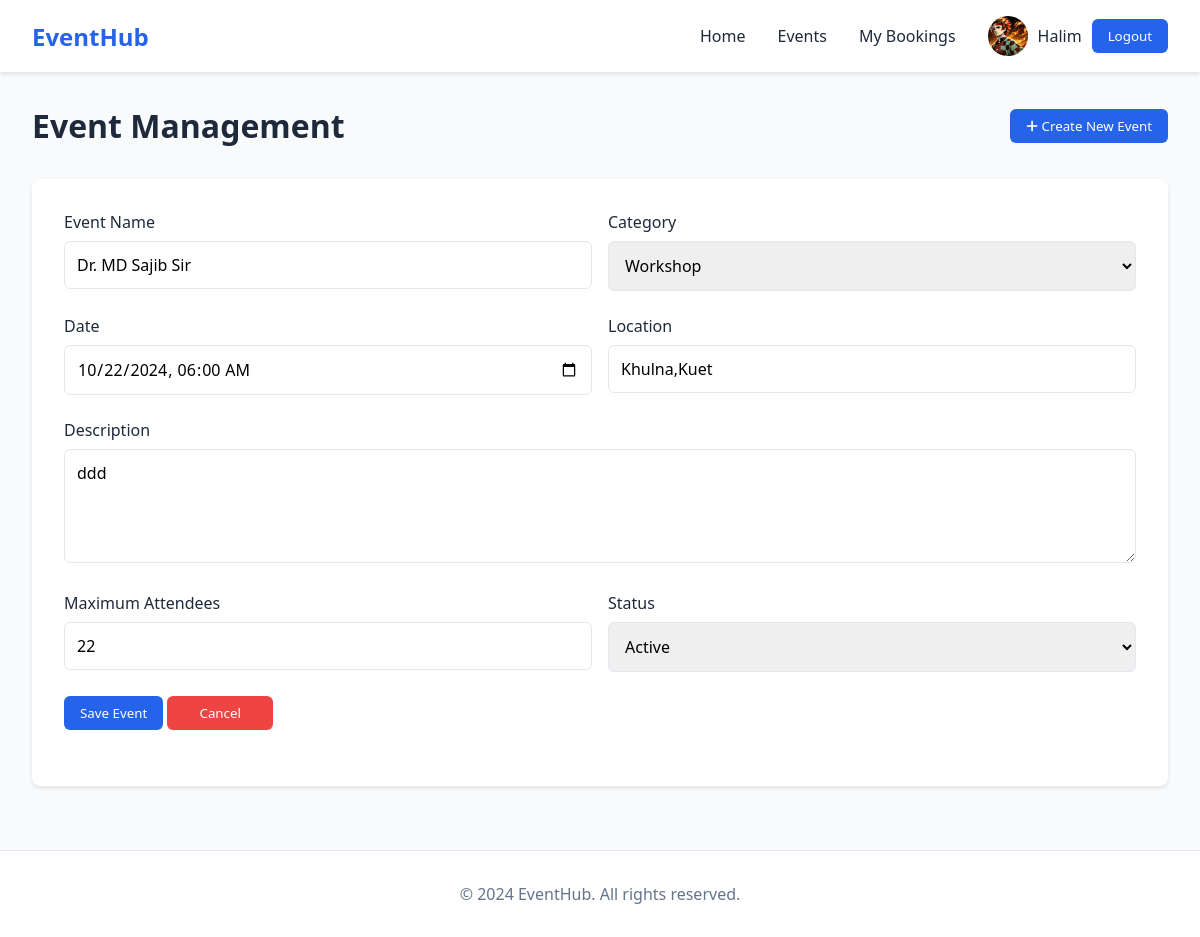
/events/update/10/ (signed in), run on the app's committed database.
### users/models.py (models this page shows, shortened)
class Profile(models.Model):
    user = models.OneToOneField(User, on_delete=models.CASCADE)
    phone = models.CharField(max_length=12, validators=[MinLengthValidator(9)], blank=True, null=True)
    location = models.CharField(max_length=20, blank=True, null=True)
    image = models.ImageField(upload_to='profile_picture/',blank=True,null=True)
    uploaded_at = models.DateTimeField(auto_now_add=True)

### events/models.py (models this page shows)
class Event(models.Model):
    name = models.CharField(max_length=200)
    category = models.CharField(max_length=50, choices=[('conference', 'Conference'), ('concert', 'Concert'), ('workshop', 'Workshop'), ('sports', 'Sports')])
    date = models.DateTimeField()
    location = models.CharField(max_length=200)
    description = models.TextField()
    max_attendees = models.PositiveIntegerField()
    status = models.CharField(max_length=20, choices=[('active', 'Active'), ('draft', 'Draft')])
    created_by = models.ForeignKey(User, on_delete=models.CASCADE, related_name='events')
    def __str__(self):
        return self.name

### events/views.py (the view)
# urls.py: path('update/<int:event_id>/', views.update_event, name='update_event'),
def update_event(request, event_id):
    events=Event.objects.all()
    for event in events:
        print(event.id,event.name,event.created_by,request.user)
    event = get_object_or_404(Event, id=event_id)
    print(event)
    print(event.id,event.name,event.created_by,request.user)
    if request.method == 'POST':
        form = EventForm(request.POST, instance=event)
        if form.is_valid():
            form.save()
            messages.success(request, 'Event updated successfully.')
            return redirect('event_list')
    else:
        form = EventForm(instance=event)
    return render(request, 'events/edit_event.html', {'form': form})

### events/templates/events/edit_event.html (shortened to what this page needs)
{% extends "base.html" %}
{% load static %}
{% block style %}
  <link rel="stylesheet" href="{% static 'event/css/edit_event.css' %}">
{% endblock style %}
{% block content %}
<main class="main-container">
    <div class="page-header">
        <h1>Event Management</h1>
        <button class="btn btn-primary" id="createEventBtn">
            <i class="fas fa-plus"></i> Create New Event
        </button>
    </div>
    <form class="event-form" id="eventForm" method="post">
        <div class="form-row">
            <div class="form-group">
                <label for="eventName">Event Name</label>
                {{ form.name }}
            </div>
            <div class="form-group">
                <label for="eventCategory">Category</label>
                {{ form.category }}
            </div>
        </div>
        <div class="form-row">
            <div class="form-group">
                <label for="eventDate">Date</label>
                {{ form.date }}
            </div>
            <div class="form-group">
                <label for="eventLocation">Location</label>
                {{ form.location }}
            </div>
        </div>
        <div class="form-group">
            <label for="eventDescription">Description</label>
            {{ form.description }}
        </div>
        <div class="form-row">
            <div class="form-group">
                <label for="maxAttendees">Maximum Attendees</label>
                {{ form.max_attendees }}
            </div>
            <div class="form-group">
                <label for="eventStatus">Status</label>
                {{ form.status }}
            </div>
        </div>
        <div class="form-group">
            <form action="" method="post">
                <button type="submit" class="btn btn-primary">Save Event</button>
            </form>
            <button class="btn btn-danger">
                <a style="text-decoration: none;" href="{% url 'event_list' %}" class="btn btn-danger">
                    Cancel
                </a>
            </button>
        </div>
    </form>
</main>
{% endblock content %}

### templates/base.html (shortened to what this page needs)
{% load static %}
<!DOCTYPE html>
<html lang="en">
<head>
    <link href="https://cdnjs.cloudflare.com/ajax/libs/font-awesome/6.0.0/css/all.min.css" rel="stylesheet">
    <link rel="stylesheet" href="{% static 'css/base.css' %}">
    {% block style %}{% endblock style %}
</head>
<body>
    <nav class="navbar">
        <div class="nav-content">
            <a href="#" class="logo">EventHub</a>
            <div class="nav-links">
                <a href="{% url 'users:home' %}">Home</a>
                <a href="{% url 'event_list' %}">Events</a>
                <a href="#">My Bookings</a>
                {% if request.user.is_authenticated %}
                <a href="{% url 'users:profile' request.user.id %}">
                    <div class="user-info">
                        <img src="{% if user.profile and user.profile.image %}{{ user.profile.image.url }}{% else %}{% static 'default_images/default.png' %}{% endif %}"
                            alt="Profile Image" class="profile-img">
                        <span>{{ request.user.username }}</span>
                        <button class="btn btn-primary" onclick="window.location.href='{% url 'users:logout' %}'">
                            Logout
                        </button>
                    </div>
                </a>
                {% else %}
                <a href="{% url 'users:login' %}" class="btn btn-primary">Login</a>
                {% endif %}
            </div>
        </div>
    </nav>
    <div class="container">
        {% block content %}{% endblock %}
    </div>
    <footer>
        <div class="footer-content">
            <p>&copy; 2024 EventHub. All rights reserved.</p>
        </div>
    </footer>
</body>
</html>

### static/css/base.css (style rules this page uses)
:root { --primary: #2563eb; --secondary: #4f46e5; --accent: #818cf8; --background: #f8fafc; --text: #1e293b; }
* { margin: 0; padding: 0; box-sizing: border-box; font-family: 'Segoe UI', system-ui, sans-serif; }
body { background-color: var(--background); color: var(--text); }
.navbar { background: white; box-shadow: 0 2px 4px rgba(0,0,0,0.1); padding: 1rem 2rem; position: sticky; top: 0; z-index: 1000; }
.nav-content { max-width: 1200px; margin: 0 auto; display: flex; justify-content: space-between; align-items: center; }
.logo { font-size: 1.5rem; font-weight: bold; color: var(--primary); text-decoration: none; }
.nav-links { display: flex; gap: 2rem; align-items: center; }
.nav-links a { text-decoration: none; color: var(--text); font-weight: 500; transition: color 0.3s; }
.btn { padding: 0.5rem 1rem; border-radius: 0.375rem; font-weight: 500; cursor: pointer; transition: all 0.3s; }
.btn-primary { background: var(--primary); color: white; border: none; }
footer { background: white; padding: 2rem; margin-top: 4rem; border-top: 1px solid #e2e8f0; }
.footer-content { max-width: 1200px; margin: 0 auto; text-align: center; color: #64748b; }

### events/static/event/css/edit_event.css (style rules this page uses)
:root { --primary: #2563eb; --secondary: #4f46e5; --accent: #818cf8; --background: #f8fafc; --text: #1e293b; --error: #ef4444; --success: #22c55e; }
.main-container { max-width: 1200px; margin: 2rem auto; padding: 0 2rem; }
.page-header { display: flex; justify-content: space-between; align-items: center; margin-bottom: 2rem; }
.btn { padding: 0.5rem 1rem; border-radius: 0.375rem; font-weight: 500; cursor: pointer; transition: all 0.3s; border: none; }
.btn-primary { background: var(--primary); color: white; }
.btn-danger { background: var(--error); color: white; }
.event-form { background: white; padding: 2rem; border-radius: 0.5rem; box-shadow: 0 2px 4px rgba(0,0,0,0.1); margin-bottom: 2rem; }
.form-group { margin-bottom: 1.5rem; }
.form-group label { display: block; margin-bottom: 0.5rem; font-weight: 500; }
.form-control { width: 100%; padding: 0.75rem; border: 1px solid #e2e8f0; border-radius: 0.375rem; font-size: 1rem; }
.form-row { display: grid; grid-template-columns: 1fr 1fr; gap: 1rem; }

### templates/base.html (style rules this page uses)
.user-info { display: flex; align-items: center; gap: 10px; }
.profile-img { width: 40px; height: 40px; border-radius: 50%; object-fit: cover; }

### data on the page
Event: name "Dr. MD Sajib Sir", category "Workshop", date "10/22/2024 06:00", location "Khulna,Kuet", description "ddd", max_attendees "22", status "Active"

### other printed values
{{ request.user.username }} "Halim"
